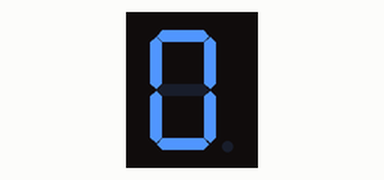
Recording of a program running on a simulated Raspberry Pi (wiringPi pin numbers). Parts: 1-digit seven-segment display. Pin numbers are wiringPi numbers; what the program prints to the terminal is not drawn.

Above: at 0.1 s.
At 1.1 s:
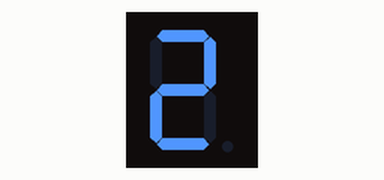
At 2.1 s:
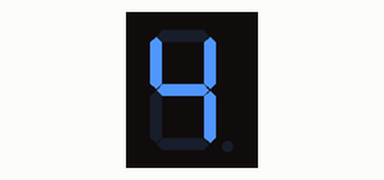
At 3.2 s:
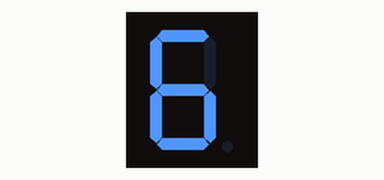
At 4.2 s:
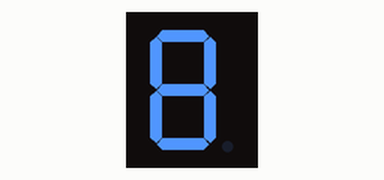
At 7.7 s:
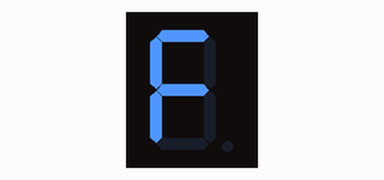

The program:

11_segment_wiringPi.py
```python
import wiringpi as piwiring
import time

SDI   = 0
RCLK  = 1
SRCLK = 2

segCode = [0x3f,0x06,0x5b,0x4f,0x66,0x6d,0x7d,0x07,0x7f,0x6f,0x77,0x7c,0x39,0x5e,0x79,0x71,0x80]

def print_msg():
	print('Program is running...')
	print('Please press Ctrl+C to end the program...')

def setup():
	piwiring.wiringPiSetup()
	piwiring.pinMode(SDI, piwiring.OUTPUT)
	piwiring.pinMode(RCLK, piwiring.OUTPUT)
	piwiring.pinMode(SRCLK, piwiring.OUTPUT)
	piwiring.digitalWrite(SDI, piwiring.LOW)
	piwiring.digitalWrite(RCLK, piwiring.LOW)
	piwiring.digitalWrite(SRCLK, piwiring.LOW)

def hc595_shift(dat):
	for bit in range(0, 8):
		piwiring.digitalWrite(SDI, 0x80 & (dat << bit))
		piwiring.digitalWrite(SRCLK, piwiring.HIGH)
		time.sleep(0.001)
		piwiring.digitalWrite(SRCLK, piwiring.LOW)
	piwiring.digitalWrite(RCLK, piwiring.HIGH)
	time.sleep(0.001)
	piwiring.digitalWrite(RCLK, piwiring.LOW)

def loop():
	while True:
		for i in range(0, len(segCode)):
			hc595_shift(segCode[i])
			time.sleep(0.5)

def destroy():   #When program ending, the function is executed.
	piwiring.wiringPiSetup()

if __name__ == '__main__': #Program starting from here
	print_msg()
	setup()
	try:
		loop()
	except KeyboardInterrupt:
		destroy()
```

Measured:
- by itself, everything shown: repeats every 8.6 s, in 17 steps
- what the display in image 0 shows lasts 0.5 s, from 0.1 s to 0.6 s
